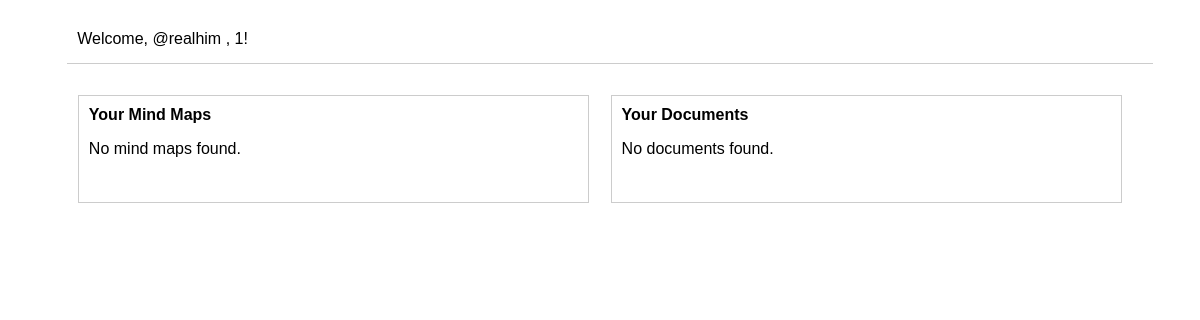
/members/ (signed in), run on an earlier commit of the app's database.
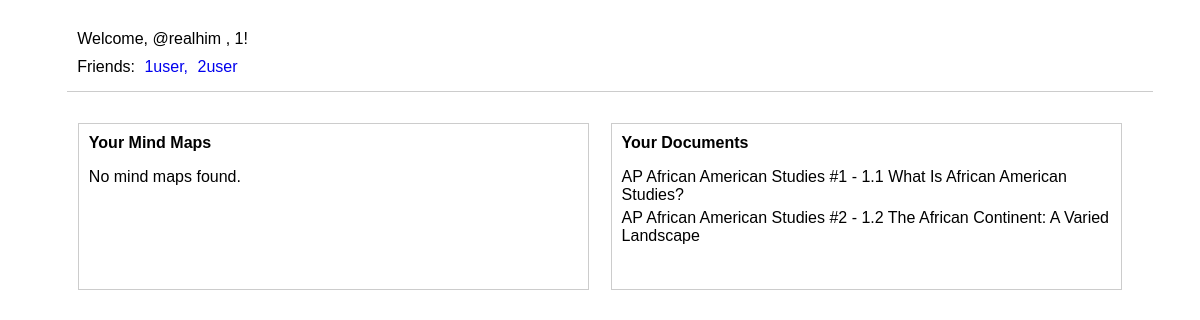
And on a later commit of the database.
### members/models.py (models this page shows, shortened)
class Member(models.Model):
    username = models.CharField(max_length=255)
    authuser = models.OneToOneField(User, on_delete=models.CASCADE)
    userId = models.BigAutoField(auto_created=True, primary_key=True, serialize=False, unique = True, null = False)
    friends = models.ManyToManyField("self", blank = True)
    def __str__(self):
        return self.username

class Document(models.Model):
    documentId = models.BigAutoField(auto_created=True, primary_key=True, serialize=False, unique = True, null = False)
    creatorId = models.BigIntegerField(blank=False)
    name = models.CharField(max_length = 120, null=True)
    text = models.TextField()
    viewers = models.ManyToManyField(Member, blank = True)
    Mindmaps = models.ManyToManyField(Mindmap, blank = True, related_name="documents")

### members/views.py (the view, shortened to what this page needs)
# urls.py: path('members/', views.myuser_dashboard, name='myuser_dashboard'),
@login_required  # Protects the view; redirects to login if not logged in
def myuser_dashboard(request):
    if Member.objects.filter(authuser=request.user).exists():
        member = Member.objects.filter(authuser = request.user)[0]
        context = {
        'documents': Document.objects.filter(creatorId = member.userId),
        'mindmaps': Mindmap.objects.filter(creatorId = member.userId),
        'username':member.username,
        'user':request.user,
        'member':member,
        'friends': Member.objects.filter(friends = member),
        }
        return render(request, 'members/myuser_dashboard.html', context)
    return HttpResponse("No Response")

### members/templates/members/myuser_dashboard.html (shortened to what this page needs)
<!DOCTYPE html>
<html>
<head>
</head>
<body>
    <div class="container">
        <div class="header">
            <div class="user-info">
                <span>Welcome, {{ user.username }} , {{member.userId}}!</span>
                {% if friends %}
                    <div class="friends-list">
                        <span>Friends:</span>
                        {% for friend in friends %}
                            <a href="/members/{{friend}}"><span>{{ friend.username }}{% if not forloop.last %}, {% endif %}</span></a>
                        {% endfor %}
                    </div>
                {% endif %}
            </div>
        </div>
        <div class="content">  <div class="section">
                <div class="section-title">Your Mind Maps</div>
                {% if mindmaps %}
                    <ul>
                        {% for mindmap in mindmaps %}
                            <li>{{ mindmap.name }}</li>
                        {% endfor %}
                    </ul>
                {% else %}
                    <p>No mind maps found.</p>
                {% endif %}
                <br>
            </div>
            <div class="section">
                <div class="section-title">Your Documents</div>
                {% if documents %}
                    <ul>
                        {% for document in documents %}
                            <li>{{ document.name }}</li>
                        {% endfor %}
                    </ul>
                {% else %}
                    <p>No documents found.</p>
                {% endif %}
                <br>
            </div>
        </div>  </div>
</body>
</html>

What changed in the data, as far as the page shows it:
added Member: username "1user"
added Member: username "2user"
added Document: name "AP African American Studies #1 - 1.1 What Is African American Studies?"
added Document: name "AP African American Studies #2 - 1.2 The African Continent: A Varied Landscape"
Also different on the page:
text no longer shown: "No documents found."
text now shown: "Friends:"
